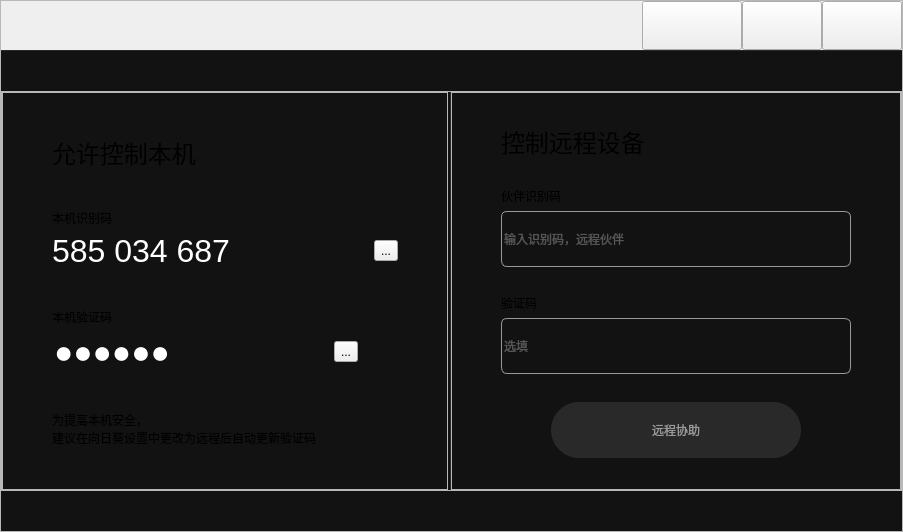
        <widget class="QFrame" name="frame_content">
         <property name="styleSheet">
          <string notr="true">#frame_content
{
	background-color:rgb(18,18,18)
}</string>
         </property>
         <property name="frameShape">
          <enum>QFrame::StyledPanel</enum>
         </property>
         <property name="frameShadow">
          <enum>QFrame::Raised</enum>
         </property>
         <layout class="QVBoxLayout" name="verticalLayout_3" stretch="0,15">
          <property name="spacing">
           <number>0</number>
          </property>
          <property name="leftMargin">
           <number>0</number>
          </property>
          <property name="topMargin">
           <number>0</number>
          </property>
          <property name="rightMargin">
           <number>0</number>
          </property>
          <property name="bottomMargin">
           <number>0</number>
          </property>
          <item>
           <widget class="QFrame" name="frame_title">
            <property name="sizePolicy">
             <sizepolicy hsizetype="Preferred" vsizetype="Fixed">
              <horstretch>0</horstretch>
              <verstretch>0</verstretch>
             </sizepolicy>
            </property>
            <property name="minimumSize">
             <size>
              <width>0</width>
              <height>50</height>
             </size>
            </property>
            <property name="maximumSize">
             <size>
              <width>16777215</width>
              <height>50</height>
             </size>
            </property>
            <property name="styleSheet">
             <string notr="true">#frame_title
{
	border-style:solid;
	border-width:0px 0px 1px 0px;
    border-bottom-color:#292929;
}

#toolButton_menu
{
	qproperty-icon: url(:/pic/pic/menu.png);
 	qproperty-iconSize: 28px 28px;
}
#toolButton_menu:hover
{
	background-color:#292929;
}

#toolButton_min
{
	qproperty-icon: url(:/pic/pic/min.png);
 	qproperty-iconSize: 28px 28px;
}
#toolButton_min:hover
{
	background-color:#292929;
}

#toolButton_close
{
	qproperty-icon: url(:/pic/pic/close.png);
 	qproperty-iconSize: 28px 28px;
}
#toolButton_close:hover
{
	background-color:#FF0042;
}</string>
            </property>
            <property name="frameShape">
             <enum>QFrame::StyledPanel</enum>
            </property>
            <property name="frameShadow">
             <enum>QFrame::Raised</enum>
            </property>
            <layout class="QHBoxLayout" name="horizontalLayout_4">
             <property name="spacing">
              <number>0</number>
             </property>
             <property name="leftMargin">
              <number>0</number>
             </property>
             <property name="topMargin">
              <number>0</number>
             </property>
             <property name="rightMargin">
              <number>0</number>
             </property>
             <property name="bottomMargin">
              <number>0</number>
             </property>
             <item>
              <spacer name="horizontalSpacer">
               <property name="orientation">
                <enum>Qt::Horizontal</enum>
               </property>
               <property name="sizeHint" stdset="0">
                <size>
                 <width>40</width>
                 <height>20</height>
                </size>
               </property>
              </spacer>
             </item>
             <item>
              <widget class="QToolButton" name="toolButton_menu">
               <property name="sizePolicy">
                <sizepolicy hsizetype="Fixed" vsizetype="Preferred">
                 <horstretch>0</horstretch>
                 <verstretch>0</verstretch>
                </sizepolicy>
               </property>
               <property name="minimumSize">
                <size>
                 <width>100</width>
                 <height>0</height>
                </size>
               </property>
               <property name="maximumSize">
                <size>
                 <width>80</width>
                 <height>16777215</height>
                </size>
               </property>
               <property name="text">
                <string/>
               </property>
              </widget>
             </item>
             <item>
              <widget class="QToolButton" name="toolButton_min">
               <property name="sizePolicy">
                <sizepolicy hsizetype="Fixed" vsizetype="Preferred">
                 <horstretch>0</horstretch>
                 <verstretch>0</verstretch>
                </sizepolicy>
               </property>
               <property name="minimumSize">
                <size>
                 <width>80</width>
                 <height>0</height>
                </size>
               </property>
               <property name="maximumSize">
                <size>
                 <width>100</width>
                 <height>16777215</height>
                </size>
               </property>
               <property name="text">
                <string/>
               </property>
              </widget>
             </item>
             <item>
              <widget class="QToolButton" name="toolButton_close">
               <property name="sizePolicy">
                <sizepolicy hsizetype="Fixed" vsizetype="Preferred">
                 <horstretch>0</horstretch>
                 <verstretch>0</verstretch>
                </sizepolicy>
               </property>
               <property name="minimumSize">
                <size>
                 <width>80</width>
                 <height>0</height>
                </size>
               </property>
               <property name="maximumSize">
                <size>
                 <width>100</width>
                 <height>16777215</height>
                </size>
               </property>
               <property name="text">
                <string/>
               </property>
              </widget>
             </item>
            </layout>
           </widget>
          </item>
          <item>
           <widget class="QStackedWidget" name="stackedWidget">
            <widget class="QWidget" name="page_assist">
             <property name="styleSheet">
              <string notr="true">#page_assist
{
	background-color:rgb(18,18,18)
}</string>
             </property>
             <layout class="QGridLayout" name="gridLayout_2">
              <property name="leftMargin">
               <number>0</number>
              </property>
              <property name="topMargin">
               <number>0</number>
              </property>
              <property name="rightMargin">
               <number>0</number>
              </property>
              <property name="bottomMargin">
               <number>0</number>
              </property>
              <property name="spacing">
               <number>0</number>
              </property>
              <item row="0" column="0">
               <spacer name="verticalSpacer_2">
                <property name="orientation">
                 <enum>Qt::Vertical</enum>
                </property>
                <property name="sizeHint" stdset="0">
                 <size>
                  <width>20</width>
                  <height>40</height>
                 </size>
                </property>
               </spacer>
              </item>
              <item row="1" column="0">
               <widget class="QFrame" name="frame_2">
                <property name="sizePolicy">
                 <sizepolicy hsizetype="Preferred" vsizetype="Fixed">
                  <horstretch>0</horstretch>
                  <verstretch>0</verstretch>
                 </sizepolicy>
                </property>
                <property name="minimumSize">
                 <size>
                  <width>0</width>
                  <height>400</height>
                 </size>
                </property>
                <property name="maximumSize">
                 <size>
                  <width>16777215</width>
                  <height>400</height>
                 </size>
                </property>
                <property name="styleSheet">
                 <string notr="true">#line
{
    border-width:0px 1px 0px 0px;
    border-style: solid;
    border-color: #292929
}</string>
                </property>
                <property name="frameShape">
                 <enum>QFrame::StyledPanel</enum>
                </property>
                <property name="frameShadow">
                 <enum>QFrame::Raised</enum>
                </property>
                <layout class="QHBoxLayout" name="horizontalLayout_5">
                 <property name="spacing">
                  <number>0</number>
                 </property>
                 <property name="leftMargin">
                  <number>0</number>
                 </property>
                 <property name="topMargin">
                  <number>0</number>
                 </property>
                 <property name="rightMargin">
                  <number>0</number>
                 </property>
                 <property name="bottomMargin">
                  <number>0</number>
                 </property>
                 <item>
                  <widget class="QFrame" name="frame_3">
                   <property name="styleSheet">
                    <string notr="true">#toolButton_copy
{
	image: url(:/pic/pic/copy.png);
}

#toolButton_copy:hover
{
	image: url(:/pic/pic/copy-h.png);
}

#toolButton_psw
{
	image: url(:/pic/pic/password.png);
}

#toolButton_psw:hover
{
	image: url(:/pic/pic/password-h.png);
}</string>
                   </property>
                   <property name="frameShape">
                    <enum>QFrame::StyledPanel</enum>
                   </property>
                   <property name="frameShadow">
                    <enum>QFrame::Raised</enum>
                   </property>
                   <layout class="QGridLayout" name="gridLayout_3">
                    <item row="2" column="1">
                     <spacer name="verticalSpacer_10">
                      <property name="orientation">
                       <enum>Qt::Vertical</enum>
                      </property>
                      <property name="sizeHint" stdset="0">
                       <size>
                        <width>20</width>
                        <height>40</height>
                       </size>
                      </property>
                     </spacer>
                    </item>
                    <item row="4" column="1">
                     <spacer name="verticalSpacer_11">
                      <property name="orientation">
                       <enum>Qt::Vertical</enum>
                      </property>
                      <property name="sizeHint" stdset="0">
                       <size>
                        <width>20</width>
                        <height>40</height>
                       </size>
                      </property>
                     </spacer>
                    </item>
                    <item row="6" column="1">
                     <spacer name="verticalSpacer_12">
                      <property name="orientation">
                       <enum>Qt::Vertical</enum>
                      </property>
                      <property name="sizeHint" stdset="0">
                       <size>
                        <width>20</width>
                        <height>40</height>
                       </size>
                      </property>
                     </spacer>
                    </item>
                    <item row="3" column="0">
                     <spacer name="horizontalSpacer_6">
                      <property name="orientation">
                       <enum>Qt::Horizontal</enum>
                      </property>
                      <property name="sizeHint" stdset="0">
                       <size>
                        <width>40</width>
                        <height>20</height>
                       </size>
                      </property>
                     </spacer>
                    </item>
                    <item row="5" column="1">
                     <layout class="QVBoxLayout" name="verticalLayout_8">
                      <item>
                       <widget class="QLabel" name="label_11">
                        <property name="text">
                         <string>&lt;html&gt;&lt;head/&gt;&lt;body&gt;&lt;p&gt;本机验证码&lt;/p&gt;&lt;/body&gt;&lt;/html&gt;</string>
                        </property>
                       </widget>
                      </item>
                      <item>
                       <layout class="QHBoxLayout" name="horizontalLayout_7">
                        <item>
                         <widget class="QLineEdit" name="lineEdit">
                          <property name="sizePolicy">
                           <sizepolicy hsizetype="Preferred" vsizetype="Fixed">
                            <horstretch>0</horstretch>
                            <verstretch>0</verstretch>
                           </sizepolicy>
                          </property>
                          <property name="minimumSize">
                           <size>
                            <width>100</width>
                            <height>40</height>
                           </size>
                          </property>
                          <property name="styleSheet">
                           <string notr="true">#lineEdit
{
    border:hidden;
	background-color:transparent;
    color: white;
    font-size: 32px;
}</string>
                          </property>
                          <property name="text">
                           <string>123546</string>
                          </property>
                          <property name="echoMode">
                           <enum>QLineEdit::Password</enum>
                          </property>
                         </widget>
                        </item>
                        <item>
                         <widget class="QToolButton" name="toolButton_psw">
                          <property name="text">
                           <string>...</string>
                          </property>
                         </widget>
                        </item>
                        <item>
                         <spacer name="horizontalSpacer_10">
                          <property name="orientation">
                           <enum>Qt::Horizontal</enum>
                          </property>
                          <property name="sizeHint" stdset="0">
                           <size>
                            <width>40</width>
                            <height>20</height>
                           </size>
                          </property>
                         </spacer>
                        </item>
                       </layout>
                      </item>
                     </layout>
                    </item>
                    <item row="7" column="1">
                     <layout class="QVBoxLayout" name="verticalLayout_9">
                      <item>
                       <widget class="QLabel" name="label_12">
                        <property name="text">
                         <string>为提高本机安全，
建议在向日葵设置中更改为远程后自动更新验证码</string>
                        </property>
                       </widget>
                      </item>
                     </layout>
                    </item>
                    <item row="0" column="1">
                     <spacer name="verticalSpacer_9">
                      <property name="orientation">
                       <enum>Qt::Vertical</enum>
                      </property>
                      <property name="sizeHint" stdset="0">
                       <size>
                        <width>20</width>
                        <height>40</height>
                       </size>
                      </property>
                     </spacer>
                    </item>
                    <item row="3" column="2">
                     <spacer name="horizontalSpacer_7">
                      <property name="orientation">
                       <enum>Qt::Horizontal</enum>
                      </property>
                      <property name="sizeHint" stdset="0">
                       <size>
                        <width>40</width>
                        <height>20</height>
                       </size>
                      </property>
                     </spacer>
                    </item>
                    <item row="3" column="1">
                     <layout class="QVBoxLayout" name="verticalLayout_7">
                      <item>
                       <widget class="QLabel" name="label_8">
                        <property name="text">
                         <string>本机识别码</string>
                        </property>
                       </widget>
                      </item>
                      <item>
                       <layout class="QHBoxLayout" name="horizontalLayout_6">
                        <item>
                         <widget class="QLabel" name="label_id">
                          <property name="styleSheet">
                           <string notr="true">#label_id
{
	font-size: 24pt;
	color:white;
}</string>
                          </property>
                          <property name="text">
                           <string>585 034 687</string>
                          </property>
                         </widget>
                        </item>
                        <item>
                         <spacer name="horizontalSpacer_11">
                          <property name="orientation">
                           <enum>Qt::Horizontal</enum>
                          </property>
                          <property name="sizeHint" stdset="0">
                           <size>
                            <width>40</width>
                            <height>20</height>
                           </size>
                          </property>
                         </spacer>
                        </item>
                        <item>
                         <widget class="QToolButton" name="toolButton_copy">
                          <property name="text">
                           <string>...</string>
                          </property>
                         </widget>
                        </item>
                       </layout>
                      </item>
                     </layout>
                    </item>
                    <item row="1" column="1">
                     <layout class="QVBoxLayout" name="verticalLayout_6">
                      <item>
                       <widget class="QLabel" name="label_7">
                        <property name="styleSheet">
                         <string notr="true">#label_7
{
	font-size: 18pt;
}</string>
                        </property>
                        <property name="text">
                         <string>允许控制本机</string>
                        </property>
                       </widget>
                      </item>
                     </layout>
                    </item>
                    <item row="8" column="1">
                     <spacer name="verticalSpacer_13">
                      <property name="orientation">
                       <enum>Qt::Vertical</enum>
                      </property>
                      <property name="sizeHint" stdset="0">
                       <size>
                        <width>20</width>
                        <height>40</height>
                       </size>
                      </property>
                     </spacer>
                    </item>
                   </layout>
                  </widget>
                 </item>
                 <item>
                  <widget class="Line" name="line">
                   <property name="orientation">
                    <enum>Qt::Vertical</enum>
                   </property>
                  </widget>
                 </item>
                 <item>
                  <widget class="QFrame" name="frame_4">
                   <property name="styleSheet">
                    <string notr="true">QLineEdit
{
	border:1px solid #999999;
	border-radius:6px;
	background:transparent;
    color: #999999
}

QLineEdit:hover
{
	border:1px solid #FF8D6B;
}


QPushButton
{
	border:hidden;
	border-radius:28px;
	background:rgb(41,41,41);
	color:#999999;
}</string>
                   </property>
                   <property name="frameShape">
                    <enum>QFrame::StyledPanel</enum>
                   </property>
                   <property name="frameShadow">
                    <enum>QFrame::Raised</enum>
                   </property>
                   <layout class="QGridLayout" name="gridLayout_4">
                    <item row="4" column="1">
                     <spacer name="verticalSpacer_5">
                      <property name="orientation">
                       <enum>Qt::Vertical</enum>
                      </property>
                      <property name="sizeHint" stdset="0">
                       <size>
                        <width>20</width>
                        <height>40</height>
                       </size>
                      </property>
                     </spacer>
                    </item>
                    <item row="0" column="1">
                     <spacer name="verticalSpacer_8">
                      <property name="orientation">
                       <enum>Qt::Vertical</enum>
                      </property>
                      <property name="sizeHint" stdset="0">
                       <size>
                        <width>20</width>
                        <height>40</height>
                       </size>
                      </property>
                     </spacer>
                    </item>
                    <item row="6" column="1">
                     <spacer name="verticalSpacer_6">
                      <property name="orientation">
                       <enum>Qt::Vertical</enum>
                      </property>
                      <property name="sizeHint" stdset="0">
                       <size>
                        <width>20</width>
                        <height>40</height>
                       </size>
                      </property>
                     </spacer>
                    </item>
                    <item row="3" column="0">
                     <spacer name="horizontalSpacer_8">
                      <property name="orientation">
                       <enum>Qt::Horizontal</enum>
                      </property>
                      <property name="sizeHint" stdset="0">
                       <size>
                        <width>40</width>
                        <height>20</height>
                       </size>
                      </property>
                     </spacer>
                    </item>
                    <item row="1" column="1">
                     <layout class="QVBoxLayout" name="verticalLayout_10">
                      <item>
                       <widget class="QLabel" name="label_9">
                        <property name="styleSheet">
                         <string notr="true">#label_9
{
	font-size: 18pt;
}</string>
                        </property>
                        <property name="text">
                         <string>控制远程设备</string>
                        </property>
                       </widget>
                      </item>
                     </layout>
                    </item>
                    <item row="3" column="1">
                     <layout class="QVBoxLayout" name="verticalLayout_11">
                      <item>
                       <widget class="QLabel" name="label_14">
                        <property name="text">
                         <string>伙伴识别码</string>
                        </property>
                       </widget>
                      </item>
                      <item>
                       <widget class="QLineEdit" name="lineEdit_2">
                        <property name="minimumSize">
                         <size>
                          <width>350</width>
                          <height>56</height>
                         </size>
                        </property>
                        <property name="styleSheet">
                         <string notr="true"/>
                        </property>
                        <property name="placeholderText">
                         <string>输入识别码，远程伙伴</string>
                        </property>
                       </widget>
                      </item>
                     </layout>
                    </item>
                    <item row="11" column="1">
                     <spacer name="verticalSpacer_7">
                      <property name="orientation">
                       <enum>Qt::Vertical</enum>
                      </property>
                      <property name="sizeHint" stdset="0">
                       <size>
                        <width>20</width>
                        <height>40</height>
                       </size>
                      </property>
                     </spacer>
                    </item>
                    <item row="5" column="1">
                     <layout class="QVBoxLayout" name="verticalLayout_12">
                      <item>
                       <widget class="QLabel" name="label_15">
                        <property name="text">
                         <string>验证码</string>
                        </property>
                       </widget>
                      </item>
                      <item>
                       <widget class="QLineEdit" name="lineEdit_3">
                        <property name="minimumSize">
                         <size>
                          <width>350</width>
                          <height>56</height>
                         </size>
                        </property>
                        <property name="text">
                         <string/>
                        </property>
                        <property name="echoMode">
                         <enum>QLineEdit::Normal</enum>
                        </property>
                        <property name="placeholderText">
                         <string>选填</string>
                        </property>
                       </widget>
                      </item>
                     </layout>
                    </item>
                    <item row="3" column="2">
                     <spacer name="horizontalSpacer_9">
                      <property name="orientation">
                       <enum>Qt::Horizontal</enum>
                      </property>
                      <property name="sizeHint" stdset="0">
                       <size>
                        <width>40</width>
                        <height>20</height>
                       </size>
                      </property>
                     </spacer>
                    </item>
                    <item row="2" column="1">
                     <spacer name="verticalSpacer_4">
                      <property name="orientation">
                       <enum>Qt::Vertical</enum>
                      </property>
                      <property name="sizeHint" stdset="0">
                       <size>
                        <width>20</width>
                        <height>40</height>
                       </size>
                      </property>
                     </spacer>
                    </item>
                    <item row="8" column="1" rowspan="2">
                     <layout class="QHBoxLayout" name="horizontalLayout_8">
                      <item>
                       <widget class="QPushButton" name="pushButton">
                        <property name="minimumSize">
                         <size>
                          <width>250</width>
                          <height>56</height>
                         </size>
                        </property>
                        <property name="maximumSize">
                         <size>
                          <width>250</width>
                          <height>16777215</height>
                         </size>
                        </property>
                        <property name="text">
                         <string>远程协助</string>
                        </property>
                       </widget>
                      </item>
                     </layout>
                    </item>
                   </layout>
                  </widget>
                 </item>
                </layout>
               </widget>
              </item>
              <item row="2" column="0">
               <spacer name="verticalSpacer_3">
                <property name="orientation">
                 <enum>Qt::Vertical</enum>
                </property>
                <property name="sizeHint" stdset="0">
                 <size>
                  <width>20</width>
                  <height>40</height>
                 </size>
                </property>
               </spacer>
              </item>
             </layout>
            </widget>
            <widget class="QWidget" name="page_device"/>
           </widget>
          </item>
         </layout>
        </widget>
